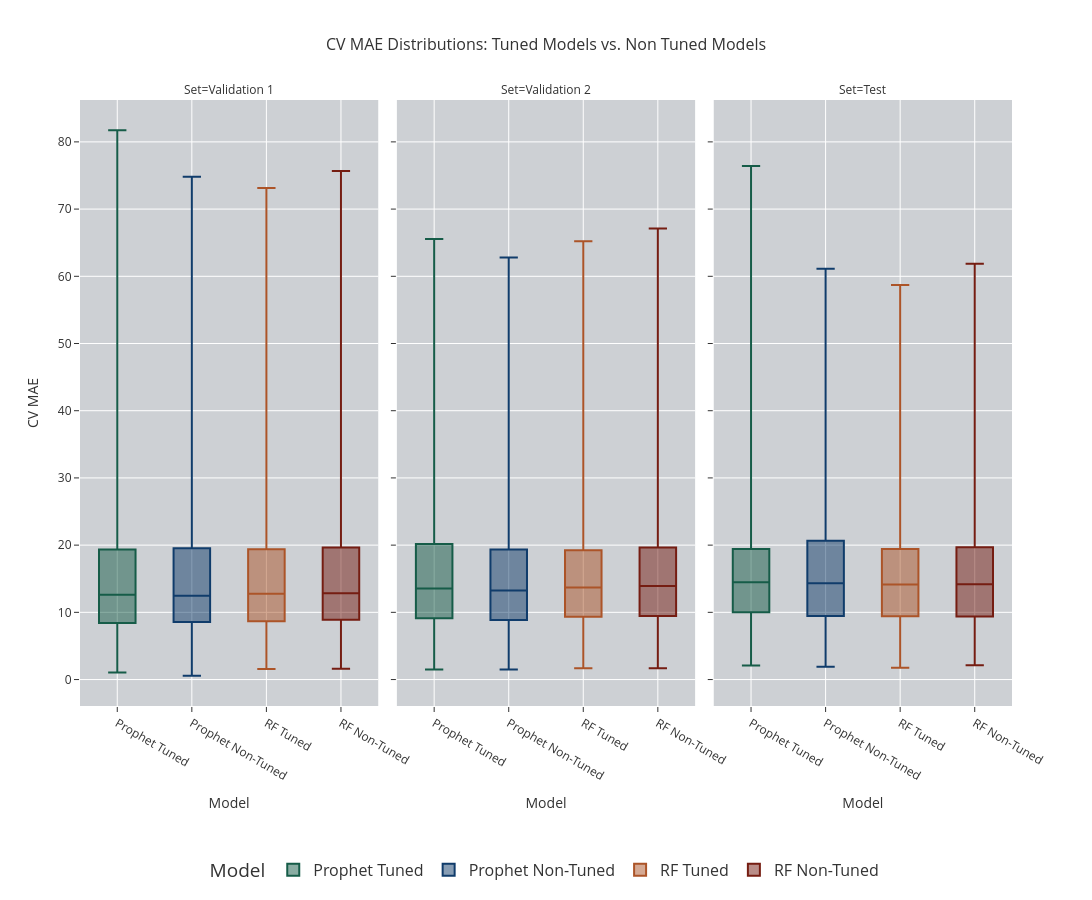

The notebook cell saved with this chart:
### Code cell
Box = px.box(
    title='CV MAE Distributions: Tuned Models vs. Non Tuned Models',
    data_frame=df_Metrics,
    x='Model',
    y='CV MAE',
    width=1500,
    height=900,
    color='Model',
    color_discrete_map=color_discrete_map,
    template='ggplot2',
    facet_col='Set',
    points=False,
)

Box.update_layout(
     title_font=dict(size=16),  # Set the title font size
    font=dict(size=12),  # Set general font size for labels and axis titles
            hoverlabel=dict(
                font_size=20  # Set font size for hover data
            ),
             legend=dict(
                orientation='h',       
                yanchor='bottom',     
                y=-0.3,               
                xanchor='center',      
                 x=0.5,                 
                font=dict(size=16)     
            ),
            plot_bgcolor="#CDD0D4", 
)

Box.show()

### Figure 1 — Plotly figure (JSON) as saved in the notebook; plotly's stock layout.template omitted (floating-point values rounded to 4 significant figures; data arrays with more than 128 entries replaced by an {"elided": "..."} marker saying what was removed)
{"data": [{"alignmentgroup": "True", "boxpoints": false, "hovertemplate": "Model=%{x}<br>Set=Validation 1<br>CV MAE=%{y}<extra></extra>", "legendgroup": "Prophet Tuned", "marker": {"color": "#165C48"}, "name": "Prophet Tuned", "notched": false, "offsetgroup": "Prophet Tuned", "orientation": "v", "showlegend": true, "type": "box", "x": {"elided": "554 str values"}, "x0": " ", "xaxis": "x", "y": {"elided": "554 float values"}, "y0": " ", "yaxis": "y"}, {"alignmentgroup": "True", "boxpoints": false, "hovertemplate": "Model=%{x}<br>Set=Validation 2<br>CV MAE=%{y}<extra></extra>", "legendgroup": "Prophet Tuned", "marker": {"color": "#165C48"}, "name": "Prophet Tuned", "notched": false, "offsetgroup": "Prophet Tuned", "orientation": "v", "showlegend": false, "type": "box", "x": {"elided": "554 str values"}, "x0": " ", "xaxis": "x2", "y": {"elided": "554 float values"}, "y0": " ", "yaxis": "y2"}, {"alignmentgroup": "True", "boxpoints": false, "hovertemplate": "Model=%{x}<br>Set=Test<br>CV MAE=%{y}<extra></extra>", "legendgroup": "Prophet Tuned", "marker": {"color": "#165C48"}, "name": "Prophet Tuned", "notched": false, "offsetgroup": "Prophet Tuned", "orientation": "v", "showlegend": false, "type": "box", "x": {"elided": "554 str values"}, "x0": " ", "xaxis": "x3", "y": {"elided": "554 float values"}, "y0": " ", "yaxis": "y3"}, {"alignmentgroup": "True", "boxpoints": false, "hovertemplate": "Model=%{x}<br>Set=Validation 1<br>CV MAE=%{y}<extra></extra>", "legendgroup": "Prophet Non-Tuned", "marker": {"color": "#103C6B"}, "name": "Prophet Non-Tuned", "notched": false, "offsetgroup": "Prophet Non-Tuned", "orientation": "v", "showlegend": true, "type": "box", "x": {"elided": "554 str values"}, "x0": " ", "xaxis": "x", "y": {"elided": "554 float values"}, "y0": " ", "yaxis": "y"}, {"alignmentgroup": "True", "boxpoints": false, "hovertemplate": "Model=%{x}<br>Set=Validation 2<br>CV MAE=%{y}<extra></extra>", "legendgroup": "Prophet Non-Tuned", "marker": {"color": "#103C6B"}, "name": "Prophet Non-Tuned", "notched": false, "offsetgroup": "Prophet Non-Tuned", "orientation": "v", "showlegend": false, "type": "box", "x": {"elided": "554 str values"}, "x0": " ", "xaxis": "x2", "y": {"elided": "554 float values"}, "y0": " ", "yaxis": "y2"}, {"alignmentgroup": "True", "boxpoints": false, "hovertemplate": "Model=%{x}<br>Set=Test<br>CV MAE=%{y}<extra></extra>", "legendgroup": "Prophet Non-Tuned", "marker": {"color": "#103C6B"}, "name": "Prophet Non-Tuned", "notched": false, "offsetgroup": "Prophet Non-Tuned", "orientation": "v", "showlegend": false, "type": "box", "x": {"elided": "554 str values"}, "x0": " ", "xaxis": "x3", "y": {"elided": "554 float values"}, "y0": " ", "yaxis": "y3"}, {"alignmentgroup": "True", "boxpoints": false, "hovertemplate": "Model=%{x}<br>Set=Validation 1<br>CV MAE=%{y}<extra></extra>", "legendgroup": "RF Tuned", "marker": {"color": "#AC5428"}, "name": "RF Tuned", "notched": false, "offsetgroup": "RF Tuned", "orientation": "v", "showlegend": true, "type": "box", "x": {"elided": "554 str values"}, "x0": " ", "xaxis": "x", "y": {"elided": "554 float values"}, "y0": " ", "yaxis": "y"}, {"alignmentgroup": "True", "boxpoints": false, "hovertemplate": "Model=%{x}<br>Set=Validation 2<br>CV MAE=%{y}<extra></extra>", "legendgroup": "RF Tuned", "marker": {"color": "#AC5428"}, "name": "RF Tuned", "notched": false, "offsetgroup": "RF Tuned", "orientation": "v", "showlegend": false, "type": "box", "x": {"elided": "554 str values"}, "x0": " ", "xaxis": "x2", "y": {"elided": "554 float values"}, "y0": " ", "yaxis": "y2"}, {"alignmentgroup": "True", "boxpoints": false, "hovertemplate": "Model=%{x}<br>Set=Test<br>CV MAE=%{y}<extra></extra>", "legendgroup": "RF Tuned", "marker": {"color": "#AC5428"}, "name": "RF Tuned", "notched": false, "offsetgroup": "RF Tuned", "orientation": "v", "showlegend": false, "type": "box", "x": {"elided": "554 str values"}, "x0": " ", "xaxis": "x3", "y": {"elided": "554 float values"}, "y0": " ", "yaxis": "y3"}, {"alignmentgroup": "True", "boxpoints": false, "hovertemplate": "Model=%{x}<br>Set=Validation 1<br>CV MAE=%{y}<extra></extra>", "legendgroup": "RF Non-Tuned", "marker": {"color": "#751D12"}, "name": "RF Non-Tuned", "notched": false, "offsetgroup": "RF Non-Tuned", "orientation": "v", "showlegend": true, "type": "box", "x": {"elided": "554 str values"}, "x0": " ", "xaxis": "x", "y": {"elided": "554 float values"}, "y0": " ", "yaxis": "y"}, {"alignmentgroup": "True", "boxpoints": false, "hovertemplate": "Model=%{x}<br>Set=Validation 2<br>CV MAE=%{y}<extra></extra>", "legendgroup": "RF Non-Tuned", "marker": {"color": "#751D12"}, "name": "RF Non-Tuned", "notched": false, "offsetgroup": "RF Non-Tuned", "orientation": "v", "showlegend": false, "type": "box", "x": {"elided": "554 str values"}, "x0": " ", "xaxis": "x2", "y": {"elided": "554 float values"}, "y0": " ", "yaxis": "y2"}, {"alignmentgroup": "True", "boxpoints": false, "hovertemplate": "Model=%{x}<br>Set=Test<br>CV MAE=%{y}<extra></extra>", "legendgroup": "RF Non-Tuned", "marker": {"color": "#751D12"}, "name": "RF Non-Tuned", "notched": false, "offsetgroup": "RF Non-Tuned", "orientation": "v", "showlegend": false, "type": "box", "x": {"elided": "554 str values"}, "x0": " ", "xaxis": "x3", "y": {"elided": "554 float values"}, "y0": " ", "yaxis": "y3"}], "layout": {"annotations": [{"font": {}, "showarrow": false, "text": "Set=Validation 1", "x": 0.16, "xanchor": "center", "xref": "paper", "y": 1, "yanchor": "bottom", "yref": "paper"}, {"font": {}, "showarrow": false, "text": "Set=Validation 2", "x": 0.5, "xanchor": "center", "xref": "paper", "y": 1, "yanchor": "bottom", "yref": "paper"}, {"font": {}, "showarrow": false, "text": "Set=Test", "x": 0.84, "xanchor": "center", "xref": "paper", "y": 1, "yanchor": "bottom", "yref": "paper"}], "boxmode": "overlay", "font": {"size": 12}, "height": 900, "hoverlabel": {"font": {"size": 20}}, "legend": {"font": {"size": 16}, "orientation": "h", "title": {"text": "Model"}, "tracegroupgap": 0, "x": 0.5, "xanchor": "center", "y": -0.3, "yanchor": "bottom"}, "plot_bgcolor": "#CDD0D4", "title": {"font": {"size": 16}, "text": "CV MAE Distributions: Tuned Models vs. Non Tuned Models"}, "width": 1500, "xaxis": {"anchor": "y", "categoryarray": ["Prophet Tuned", "Prophet Non-Tuned", "RF Tuned", "RF Non-Tuned"], "categoryorder": "array", "domain": [0, 0.32], "title": {"text": "Model"}}, "xaxis2": {"anchor": "y2", "categoryarray": ["Prophet Tuned", "Prophet Non-Tuned", "RF Tuned", "RF Non-Tuned"], "categoryorder": "array", "domain": [0.34, 0.66], "matches": "x", "title": {"text": "Model"}}, "xaxis3": {"anchor": "y3", "categoryarray": ["Prophet Tuned", "Prophet Non-Tuned", "RF Tuned", "RF Non-Tuned"], "categoryorder": "array", "domain": [0.68, 1.0], "matches": "x", "title": {"text": "Model"}}, "yaxis": {"anchor": "x", "domain": [0, 1], "title": {"text": "CV MAE"}}, "yaxis2": {"anchor": "x2", "domain": [0, 1], "matches": "y", "showticklabels": false}, "yaxis3": {"anchor": "x3", "domain": [0, 1], "matches": "y", "showticklabels": false}}}
